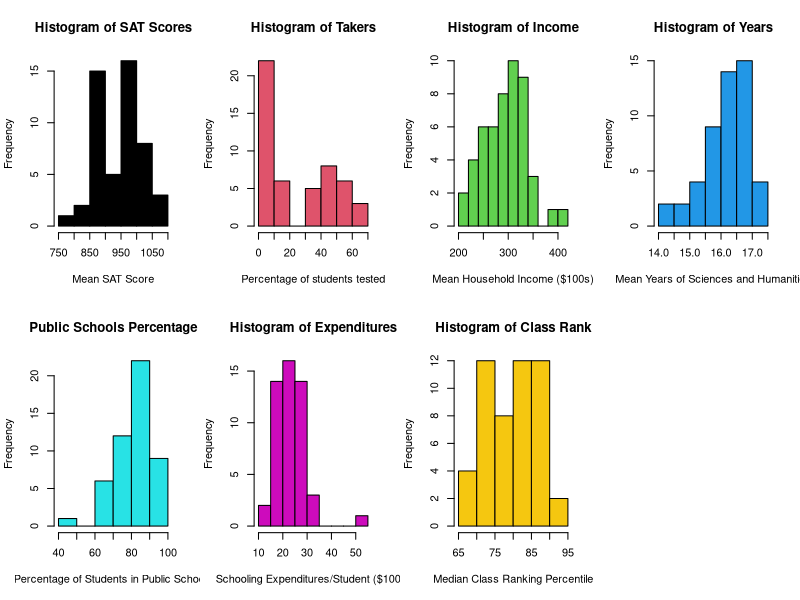
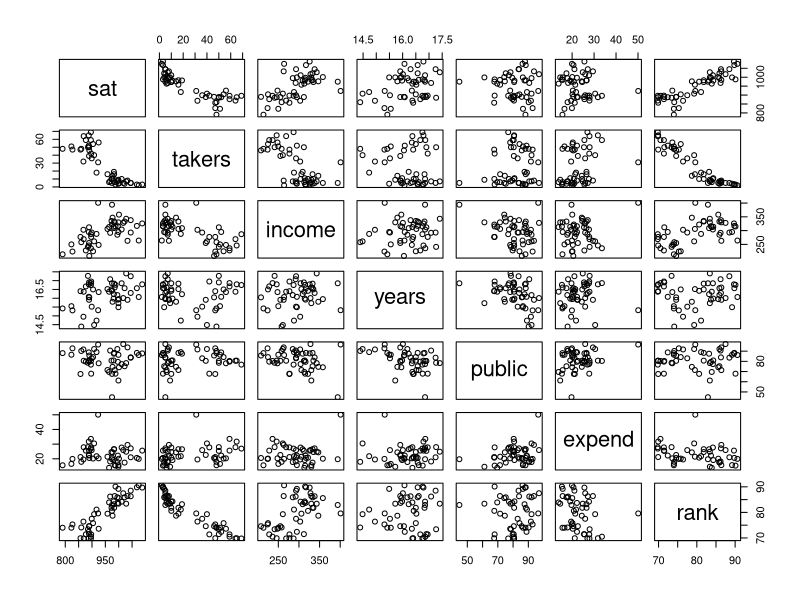
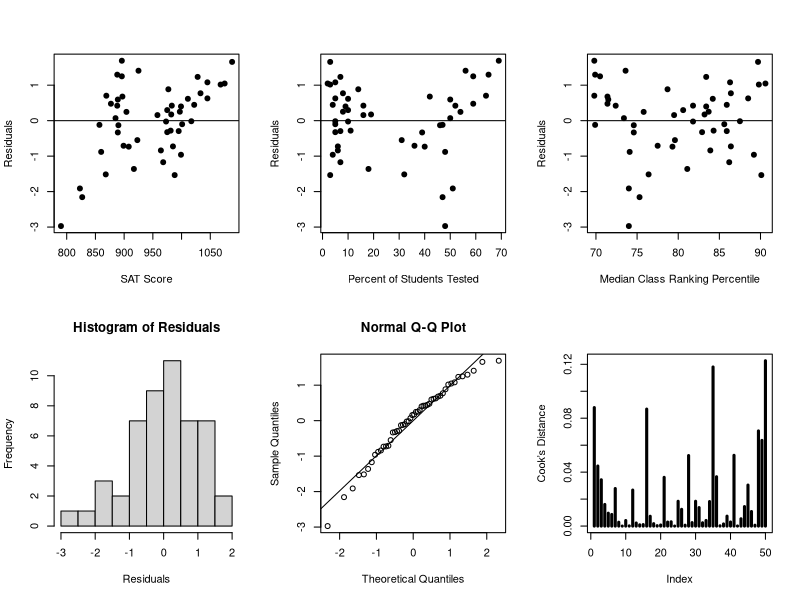
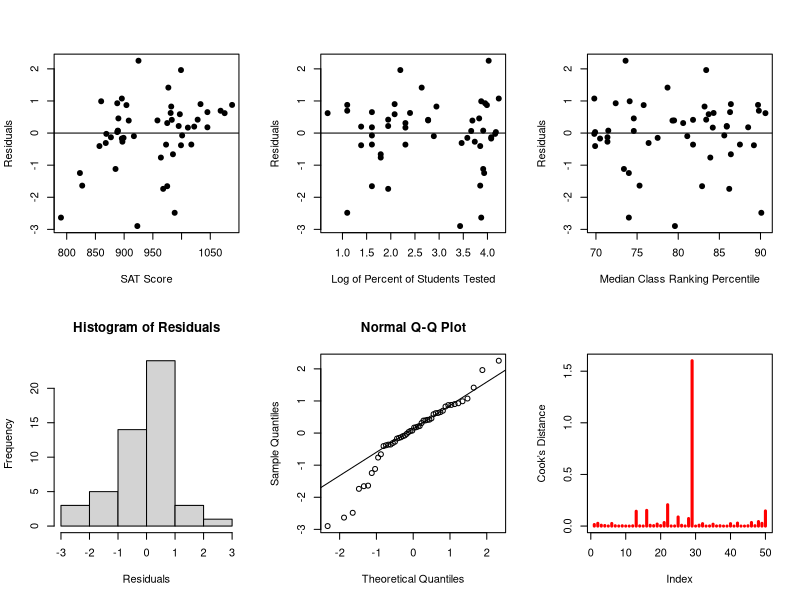

Recreate these plots in R, in order.
## Read the data using the 'read.table()' R command because it is an ASCII file
data = read.table("SATData.txt", header = TRUE)
## Check data to make sure correctly read in R
data[1:4,]
## Check dimensionality of the data file
dim(data)
attach(data)
###

## Explore the shape of the distributions of the response & predicting variables
par(mfrow = c(2, 4))
hist(sat, main = "Histogram of SAT Scores", xlab = "Mean SAT Score", col = 1)
hist(takers, main = "Histogram of Takers",
xlab = "Percentage of students tested", col = 2)
hist(income, main = "Histogram of Income", xlab = "Mean Household Income ($100s)", col = 3)
hist(years, main = "Histogram of Years", xlab = "Mean Years of Sciences and Humanities", col = 4)
hist(public, main = "Public Schools Percentage", xlab = "Percentage of Students in Public Schools", col = 5)
hist(expend, main = "Histogram of Expenditures", xlab = "Schooling Expenditures/Student ($100s)", col = 6)
hist(rank, main = "Histogram of Class Rank", xlab = "Median Class Ranking Percentile", col = 7)

## Explore the relationships between all variables using scatterplots
## Evaluate the scatter plot matrix of the data ’, ignoring the first column
par(mfrow = c(1, 1))
plot(data[,-1])

## Explore the correlation coefficients
round(cor(data[,-1]), 2)

## Fit a full regression line
regression.line = lm(sat ~ takers + rank + income + years + public + expend)
summary(regression.line)

## Confidence Interval for regression coefficient for takers
confint(regression.line, "takers", level=0.99)

## Testing for Subsets of Coefficients

## Approach 1
# Compute ANOVA table 
anova(regression.line)
# Compute partial-F statistic
fstat = ((2858+16080+252+4745)/4)/(29842/43)
fstat
pvalue = 1-pf(fstat,4,43) 
pvalue

## Approach 2 
regression.line.reduced = lm(sat~takers + rank)
anova(regression.line.reduced, regression.line)


#### Ranking states by SAT score

## Consider the model with the two controlling facttor to correct for bias
reduced.line = lm(sat~takers + rank)
## obtain the order of states by the residuals of the reduced model
order.vec = order(reduced.line$res, decreasing = TRUE)
## Re-order the states and create a table including state name, new and old order. 
states = factor(data[order.vec, 1])
newtable = data.frame(State = states, Residual = as.numeric(round(reduced.line$res[order.vec], 1)),
oldrank = (1:50)[order.vec])

#### Residual Analysis (for reduced model only)
library(MASS)
res = stdres(reduced.line) ## (Standardized) Residuals
cook = cooks.distance(reduced.line)
par(mfrow = c(2,3))
plot(sat, res, xlab = "SAT Score", ylab = "Residuals", pch = 19)
abline(h = 0)
plot(takers, res, xlab = "Percent of Students Tested", ylab = "Residuals", pch = 19)
abline(h = 0)
plot(rank, res, xlab = "Median Class Ranking Percentile", ylab = "Residuals", pch = 19)
abline(h = 0)
hist(res, xlab="Residuals", main= "Histogram of Residuals")
qqnorm(res)
qqline(res)
plot(cook,type="h",lwd=3, ylab = "Cook’s Distance")

## Transform the predicting variable 'takers'
regression.line = lm(sat ~log(takers)  + rank + income + years + public + expend)
summary(regression.line)

cook = cooks.distance(regression.line)
res = stdres(regression.line)
par(mfrow = c(2,3))
plot(sat, res, xlab = "SAT Score", ylab = "Residuals", pch = 19)
abline(h = 0)
plot(log(takers), res, xlab = "Log of Percent of Students Tested", ylab = "Residuals", pch = 19)
abline(h = 0)
plot(rank, res, xlab = "Median Class Ranking Percentile", ylab = "Residuals", pch = 19)
abline(h = 0)
hist(res, xlab="Residuals", main= "Histogram of Residuals")
qqnorm(res)
qqline(res)
plot(cook,type="h",lwd=3,col="red", ylab = "Cook’s Distance")

